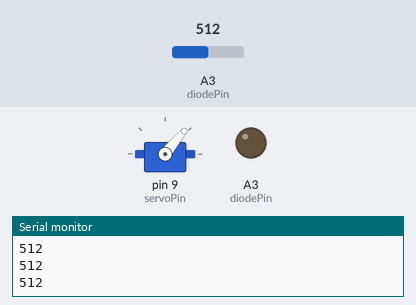
A sketch run on a simulated Arduino Uno, built with avr-gcc and run on an emulated ATmega328P. Parts: servo, output pins drawn as LEDs (lit = HIGH), the last lines printed to the serial monitor. The test bench sets the inputs (shaded band); at power-on: A3 (diodePin) = 512.

Above: at 1.2 s.
1.3 s: A3 (diodePin) set to 306
At 3.0 s:
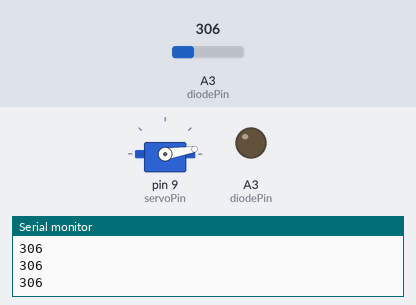
3.3 s: A3 (diodePin) set to 122
At 4.6 s:
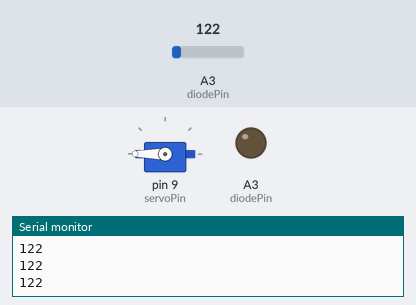
5.1 s: A3 (diodePin) set to 900
At 6.1 s:
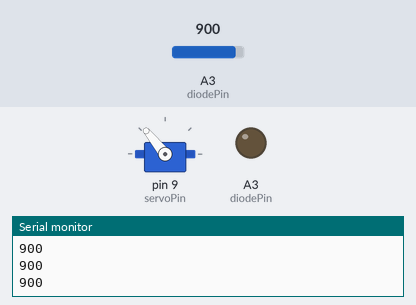
6.9 s: A3 (diodePin) set to 1023
At 7.6 s:
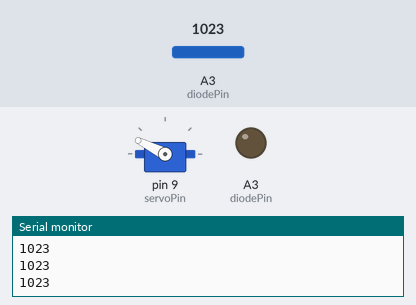
8.7 s: A3 (diodePin) set to 511
At 10.2 s:
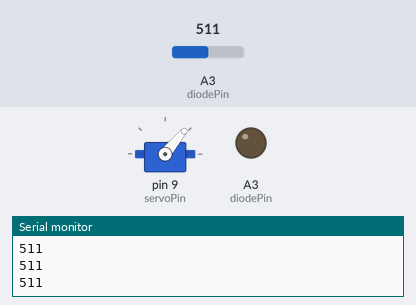
Timing chart, 0 to 11.5 s (numbered marks = the images above; inputs shaded):
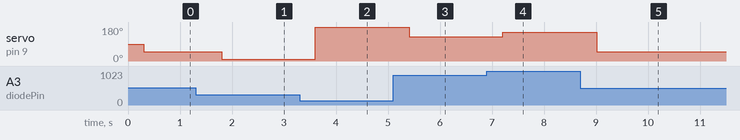

Measured:
- after the input at 1.3 s, servo on pin 9 (servoPin): 50° → 9° after 0.50 s
- after the input at 3.3 s, servo on pin 9 (servoPin): 9° → 180° after 0.30 s
- after the input at 5.1 s, servo on pin 9 (servoPin): 180° → 129° after 0.31 s
- after the input at 6.9 s, servo on pin 9 (servoPin): 129° → 153° after 0.31 s
- after the input at 8.7 s, servo on pin 9 (servoPin): 153° → 50° after 0.31 s

The sketch:

servoPhotoDiode.ino
```cpp
#include <Servo.h>

int diodePin = A3;
int servoPin = 9;

Servo myServo;

int dt = 300;
int angle;
int intensity;
void setup() {
  // put your setup code here, to run once:

  Serial.begin(9600);
  myServo.attach(servoPin);

  pinMode(diodePin, OUTPUT);
  pinMode(servoPin, OUTPUT);
}

void loop() {
  // put your main code here, to run repeatedly:

   intensity = analogRead(diodePin);
   Serial.println(intensity);
   delay(dt);

   angle = (160.0/ 77.0) * intensity;

   myServo.write(angle);
}
```
